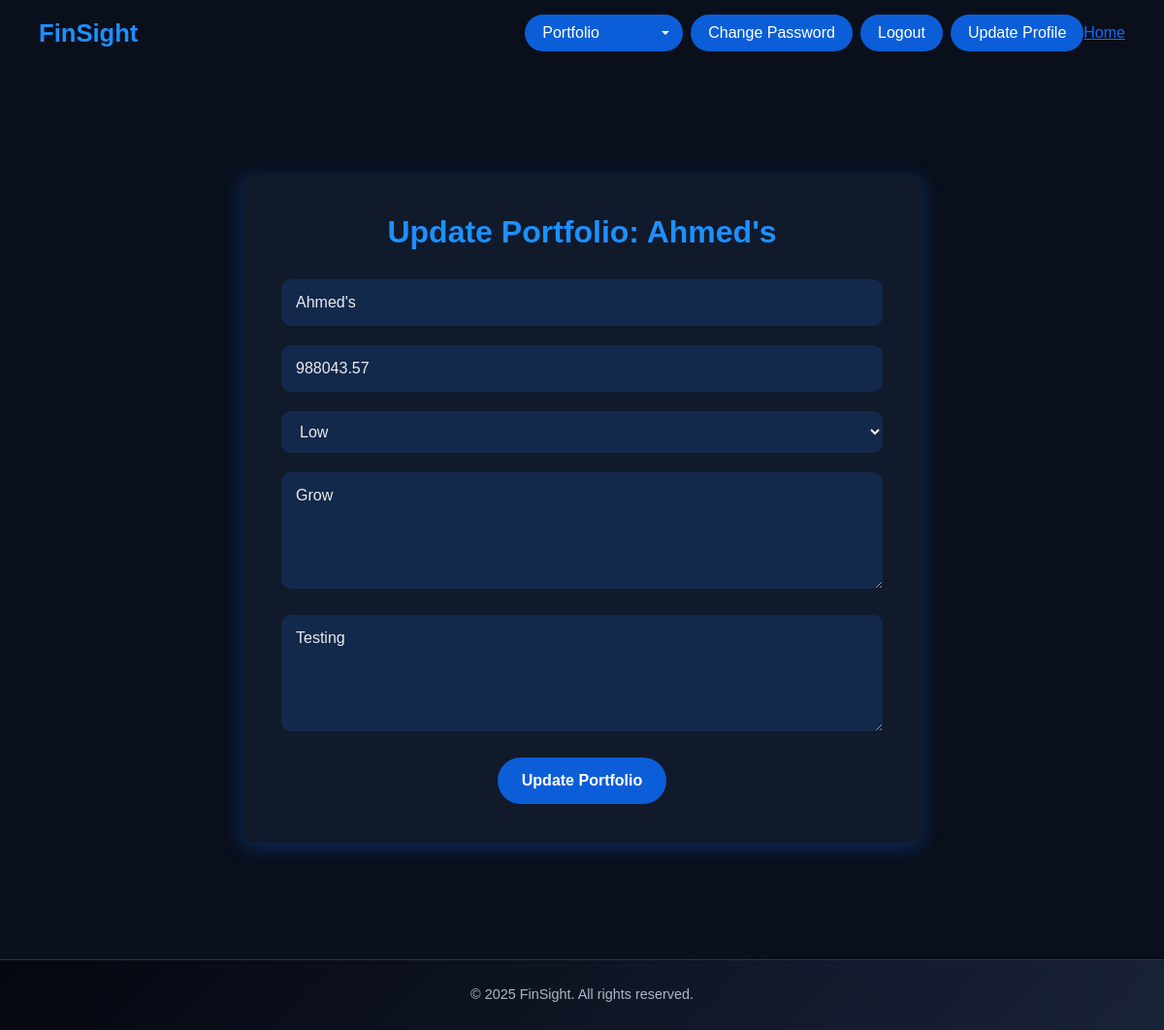
/update/ (signed in), run on an earlier commit of the app's database.
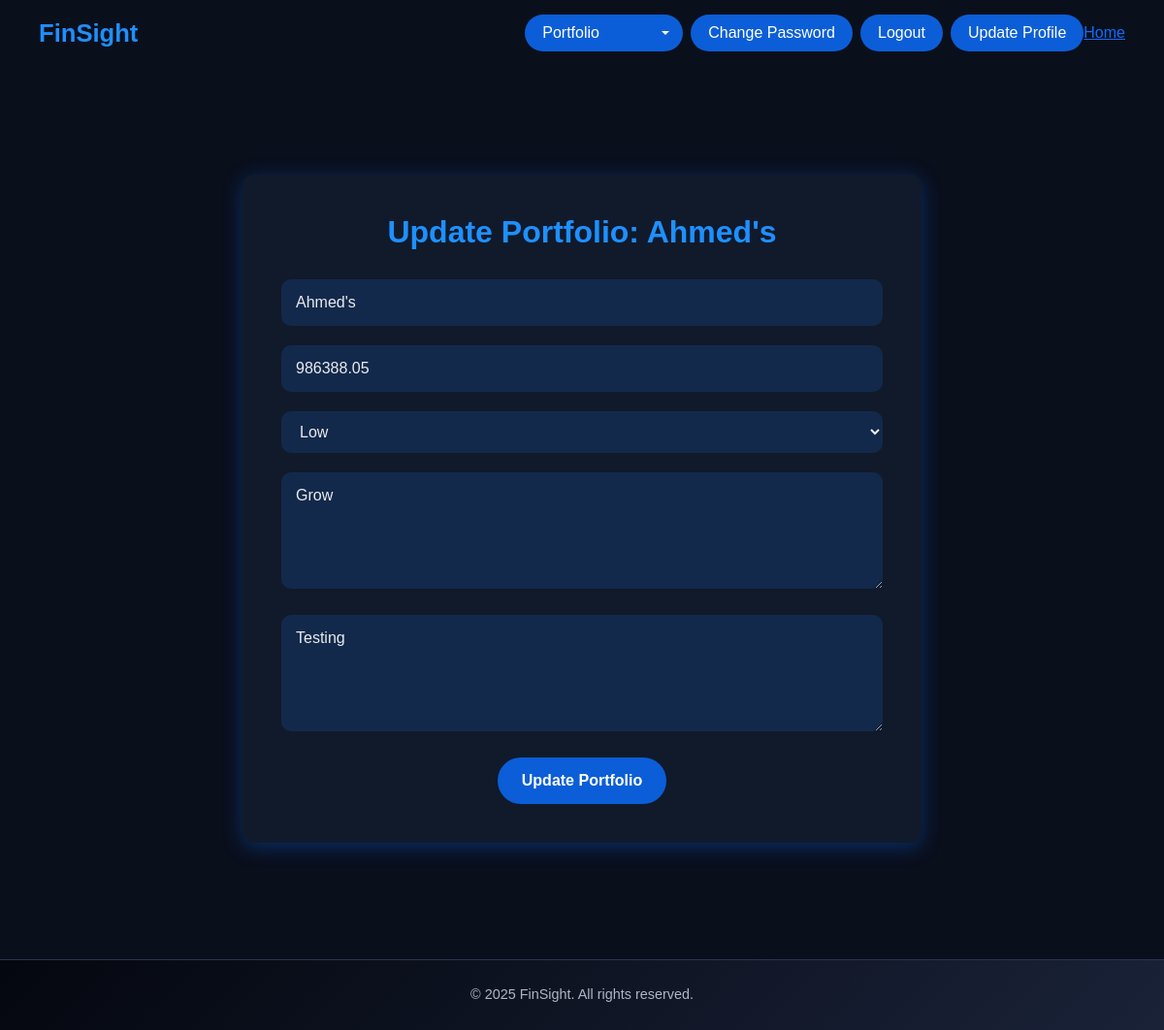
And on a later commit of the database.
### FinSight/models.py (models this page shows, shortened)
class Portfolio(models.Model):
    RISK_CHOICES = [
        ('Low', 'Low'),
        ('Medium', 'Medium'),
        ('High', 'High'),
    ]
    user = models.OneToOneField(settings.AUTH_USER_MODEL, on_delete=models.CASCADE)
    name = models.CharField(max_length=100, default="My Portfolio")
    description = models.TextField(blank=True, null=True)
    cashBalance = models.DecimalField(max_digits=12, decimal_places=2, default=Decimal('10000.00'))
    riskTolerance = models.CharField(max_length=10, choices=RISK_CHOICES, default='Medium')
    investmentGoal = models.CharField(max_length=100, default="Long-term growth")
    createdAt = models.DateTimeField(auto_now_add=True)
    diversification = JSONField(default=dict, blank=True)

### FinSight/views.py (the view, shortened to what this page needs)
# urls.py: path('update/', views.updatePortfolio, name='updatePortfolio'),
@login_required
def updatePortfolio(request):
    portfolio = get_object_or_404(Portfolio, user=request.user)
    return render(request, 'updatePortfolio.html', {'portfolio': portfolio})

### FinSight/templates/updatePortfolio.html (shortened to what this page needs)
{% load static %}
<!DOCTYPE html>
<html lang="en">
<head>
    <link href="https://cdn.jsdelivr.net/npm/bootstrap@5.3.3/dist/css/bootstrap.min.css" rel="stylesheet">
</head>
<body>
    <nav class="d-flex justify-content-between align-items-center">
        <div class="brand">FinSight</div>
        <div class="d-flex align-items-center">
            {% if request.user.is_authenticated %}
            <form action="#" method="post" class="d-inline">
                <select class="custom-select" name="portfolio_action"
                    onchange="if(this.value) window.location.href=this.value;">
                    <option selected disabled>Portfolio</option>
                </select>
            </form>
            <a href="{% url 'changepassword' %}" class="btn-custom">Change Password</a>
            <a href="{% url 'logout' %}" class="btn-custom">Logout</a>
            <a href="{% url 'update_profile' %}" class="btn-custom">Update Profile</a>
            <a href="{% url 'home' %}">Home</a>
            {% else %}
            <a href="{% url 'login' %}" class="btn-custom">Login</a>
            {% endif %}
        </div>
    </nav>
    <main>
        <div class="portfolio-form">
            <h2>Update Portfolio: {{ portfolio.name }}</h2>
            <form method="post" action="{% url 'updatePortfolio' %}">
                <input type="text" name="name" placeholder="Portfolio Name" value="{{ portfolio.name }}" required>
                <input type="number" name="cashBalance" placeholder="Cash Balance" value="{{ portfolio.cashBalance }}"
                    required>
                <select name="riskTolerance" required>
                    <option value="Low" {% if portfolio.riskTolerance == 'Low' %}selected{% endif %}>Low</option>
                </select>
                <textarea name="investmentGoal" placeholder="Investment Goal"
                    rows="4">{{ portfolio.investmentGoal }}</textarea>
                <textarea name="description" placeholder="Description"
                    rows="4">{{ portfolio.description }}</textarea>
                <button type="submit">Update Portfolio</button>
            </form>
        </div>
    </main>
    <footer>
        © 2025 FinSight. All rights reserved.
    </footer>
</body>
</html>

What changed in the data, as far as the page shows it:
changed Portfolio "Ahmed's": cashBalance "988043.57" → "986388.05"
